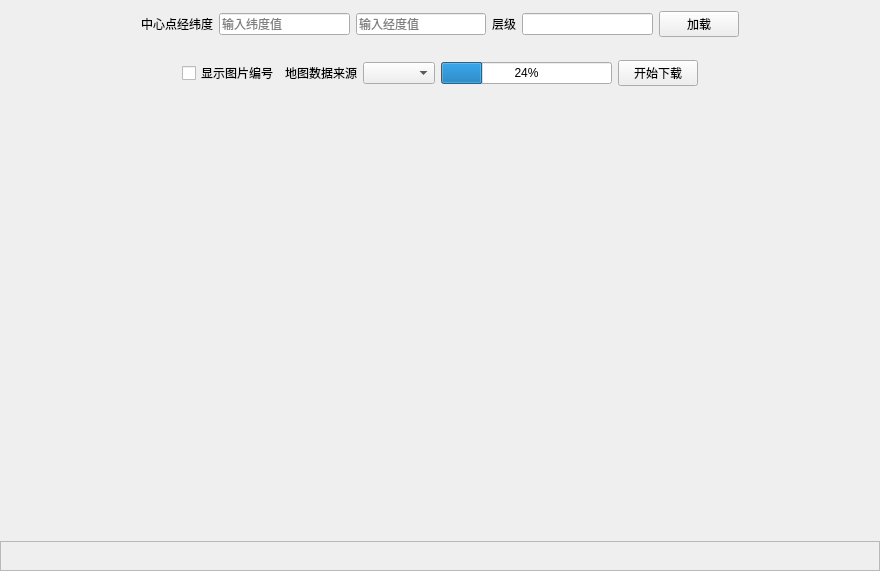
<?xml version="1.0" encoding="UTF-8"?>
<ui version="4.0">
 <class>MainWindow</class>
 <widget class="QMainWindow" name="MainWindow">
  <property name="geometry">
   <rect>
    <x>0</x>
    <y>0</y>
    <width>880</width>
    <height>571</height>
   </rect>
  </property>
  <property name="windowTitle">
   <string>MainWindow</string>
  </property>
  <widget class="QWidget" name="centralWidget">
   <layout class="QVBoxLayout" name="verticalLayout" stretch="0,0,0,0">
    <property name="spacing">
     <number>1</number>
    </property>
    <property name="leftMargin">
     <number>0</number>
    </property>
    <property name="topMargin">
     <number>0</number>
    </property>
    <property name="rightMargin">
     <number>0</number>
    </property>
    <property name="bottomMargin">
     <number>0</number>
    </property>
    <item>
     <widget class="QFrame" name="load_frame">
      <property name="sizePolicy">
       <sizepolicy hsizetype="Preferred" vsizetype="Fixed">
        <horstretch>0</horstretch>
        <verstretch>0</verstretch>
       </sizepolicy>
      </property>
      <layout class="QHBoxLayout" name="horizontalLayout">
       <item>
        <spacer name="horizontalSpacer">
         <property name="orientation">
          <enum>Qt::Horizontal</enum>
         </property>
         <property name="sizeHint" stdset="0">
          <size>
           <width>40</width>
           <height>20</height>
          </size>
         </property>
        </spacer>
       </item>
       <item>
        <widget class="QLabel" name="label">
         <property name="text">
          <string>中心点经纬度</string>
         </property>
        </widget>
       </item>
       <item>
        <widget class="QLineEdit" name="lat">
         <property name="placeholderText">
          <string>输入纬度值</string>
         </property>
        </widget>
       </item>
       <item>
        <widget class="QLineEdit" name="lon">
         <property name="placeholderText">
          <string>输入经度值</string>
         </property>
        </widget>
       </item>
       <item>
        <widget class="QLabel" name="label_3">
         <property name="text">
          <string>层级</string>
         </property>
        </widget>
       </item>
       <item>
        <widget class="QLineEdit" name="zoom"/>
       </item>
       <item>
        <widget class="QPushButton" name="load">
         <property name="text">
          <string>加载</string>
         </property>
        </widget>
       </item>
       <item>
        <spacer name="horizontalSpacer_2">
         <property name="orientation">
          <enum>Qt::Horizontal</enum>
         </property>
         <property name="sizeHint" stdset="0">
          <size>
           <width>40</width>
           <height>20</height>
          </size>
         </property>
        </spacer>
       </item>
      </layout>
     </widget>
    </item>
    <item>
     <widget class="QFrame" name="ctrl_frame">
      <property name="sizePolicy">
       <sizepolicy hsizetype="Preferred" vsizetype="Fixed">
        <horstretch>0</horstretch>
        <verstretch>0</verstretch>
       </sizepolicy>
      </property>
      <layout class="QHBoxLayout" name="horizontalLayout_2">
       <item>
        <spacer name="horizontalSpacer_3">
         <property name="orientation">
          <enum>Qt::Horizontal</enum>
         </property>
         <property name="sizeHint" stdset="0">
          <size>
           <width>40</width>
           <height>20</height>
          </size>
         </property>
        </spacer>
       </item>
       <item>
        <widget class="QCheckBox" name="image_num">
         <property name="text">
          <string>显示图片编号</string>
         </property>
        </widget>
       </item>
       <item>
        <widget class="QLabel" name="label_4">
         <property name="text">
          <string>地图数据来源</string>
         </property>
        </widget>
       </item>
       <item>
        <widget class="QComboBox" name="source"/>
       </item>
       <item>
        <widget class="QProgressBar" name="progressBar">
         <property name="value">
          <number>24</number>
         </property>
        </widget>
       </item>
       <item>
        <widget class="QPushButton" name="download">
         <property name="text">
          <string>开始下载</string>
         </property>
        </widget>
       </item>
       <item>
        <spacer name="horizontalSpacer_4">
         <property name="orientation">
          <enum>Qt::Horizontal</enum>
         </property>
         <property name="sizeHint" stdset="0">
          <size>
           <width>40</width>
           <height>20</height>
          </size>
         </property>
        </spacer>
       </item>
      </layout>
     </widget>
    </item>
    <item>
     <widget class="QFrame" name="ecdis_frame">
      <layout class="QVBoxLayout" name="verticalLayout_2">
       <property name="spacing">
        <number>0</number>
       </property>
       <property name="leftMargin">
        <number>0</number>
       </property>
       <property name="topMargin">
        <number>0</number>
       </property>
       <property name="rightMargin">
        <number>0</number>
       </property>
       <property name="bottomMargin">
        <number>0</number>
       </property>
      </layout>
     </widget>
    </item>
    <item>
     <widget class="QFrame" name="pos_frame">
      <property name="sizePolicy">
       <sizepolicy hsizetype="Preferred" vsizetype="Fixed">
        <horstretch>0</horstretch>
        <verstretch>0</verstretch>
       </sizepolicy>
      </property>
      <property name="minimumSize">
       <size>
        <width>0</width>
        <height>30</height>
       </size>
      </property>
      <property name="maximumSize">
       <size>
        <width>16777215</width>
        <height>30</height>
       </size>
      </property>
      <property name="frameShape">
       <enum>QFrame::StyledPanel</enum>
      </property>
      <property name="frameShadow">
       <enum>QFrame::Raised</enum>
      </property>
      <layout class="QHBoxLayout" name="horizontalLayout_3">
       <property name="spacing">
        <number>0</number>
       </property>
       <property name="leftMargin">
        <number>0</number>
       </property>
       <property name="topMargin">
        <number>0</number>
       </property>
       <property name="rightMargin">
        <number>0</number>
       </property>
       <property name="bottomMargin">
        <number>0</number>
       </property>
       <item>
        <widget class="QLabel" name="pos_label">
         <property name="text">
          <string/>
         </property>
         <property name="alignment">
          <set>Qt::AlignCenter</set>
         </property>
        </widget>
       </item>
      </layout>
     </widget>
    </item>
   </layout>
  </widget>
 </widget>
 <layoutdefault spacing="6" margin="11"/>
 <resources/>
 <connections/>
</ui>
